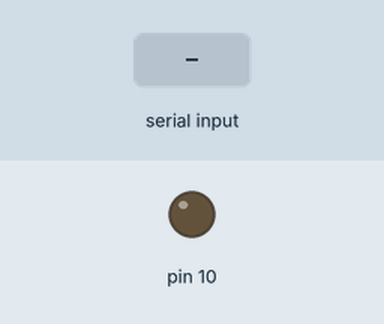
A sketch run on a simulated Arduino Uno, built with avr-gcc and run on an emulated ATmega328P. Shown: output pins drawn as LEDs (lit = HIGH). The test bench sets the inputs (shaded band).

Above: at 1.2 s.
1.3 s: "J" received over Serial
At 1.7 s:
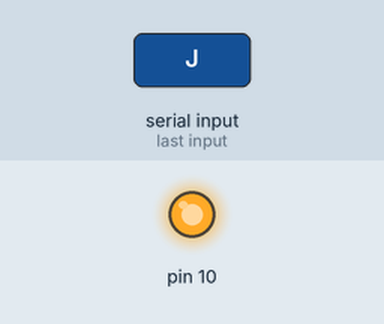
Timing chart, 0 to 4.3 s (numbered marks = the images above; inputs shaded):
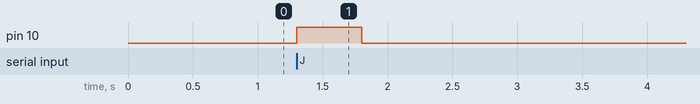

Measured:
- after the input at 1.3 s, pin 10: LOW → HIGH at once, → LOW 0.50 s later

The sketch:

sender_arduino.ino
```cpp
//sender
// this code creates an arduino which acts as a trigger sender for another one, over serial


void setup() {
  Serial.begin(9600);
  pinMode(10,OUTPUT);
  digitalWrite(13, LOW);
}

void loop() {
// uncomment the correct version you want to use: "manual" is the user or computer itself triggers the communication line ad hoc; "automated" simply communicates in a loop (especially useful for debugging)

// ~~~ MANUAL communication
  // Check if data is available on the serial port
  if (Serial.available() > 0) {
    char receivedChar = Serial.read(); // Read the incoming data

    // If the received character is 'J', trigger an action
    if (receivedChar == 'J') {
      digitalWrite(13, HIGH);  // Example: Turn on an LED
      digitalWrite(10, HIGH); // digital signal to receiver arduino
      delay(500);                       // Delay for half a second
      digitalWrite(13, LOW);   // Turn off the LED
      digitalWrite(10, LOW); // digital signal to receiver arduino
      delay(500); //build in delay so this cannot happen sooner than 500ms
// ~~~

// ~~~ AUTOMATED communication version. Loops the light on and off and sends the signal to the receiver on and off
  //Serial.print('H');
  // digitalWrite(10, HIGH);
  // digitalWrite(13, HIGH);
  // delay(1000);
  // //Serial.print('L');
  // digitalWrite(10, LOW);
  // digitalWrite(13, LOW);
  // delay(1000);
// ~~~
    }
  }
}
```
